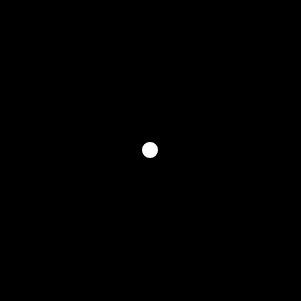
Frame 1 (no input)
Frame 60 (no input): identical to frame 1, image omitted
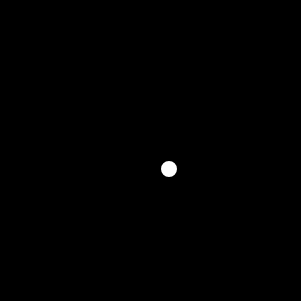
Frame 120 (the mouse pressed at the canvas centre since frame 60)

The p5.js sketch that drew these frames (run headless with seeded random() and noise() and a simulated clock; from frame 60 on, the mouse is pressed at the canvas centre):

// p5.js sketch
// ── sketch.js
let x_width = 301;
let y_width = 301;
let radius  = 12;
let circ_x  = Math.floor(x_width/2);
let circ_y  = Math.floor(y_width/2);
let v_x;
let v_y;
let x_dir = 1;
let y_dir = 1;

function setup() {
  createCanvas(x_width, y_width);
}

function draw() {
  background(0);
  stroke(255);
  strokeWeight(4);
  ellipse(circ_x,circ_y,radius);
  circ_x += Math.floor(mouseX*x_dir/10);
  circ_y += Math.floor(mouseY*y_dir/10);
  if (circ_x > x_width) {
    x_dir = -1;
    circ_x = 2*x_width-circ_x;
  }
  else if (circ_x < 0) {
    x_dir = 1;
    circ_x = -circ_x;
  }
  if (circ_y > y_width) {
    y_dir = -1;
    circ_y = 2*y_width-circ_y;
  }
  else if (circ_y < 0) {
    y_dir = 1;
    circ_y = -circ_y;
  }
}
